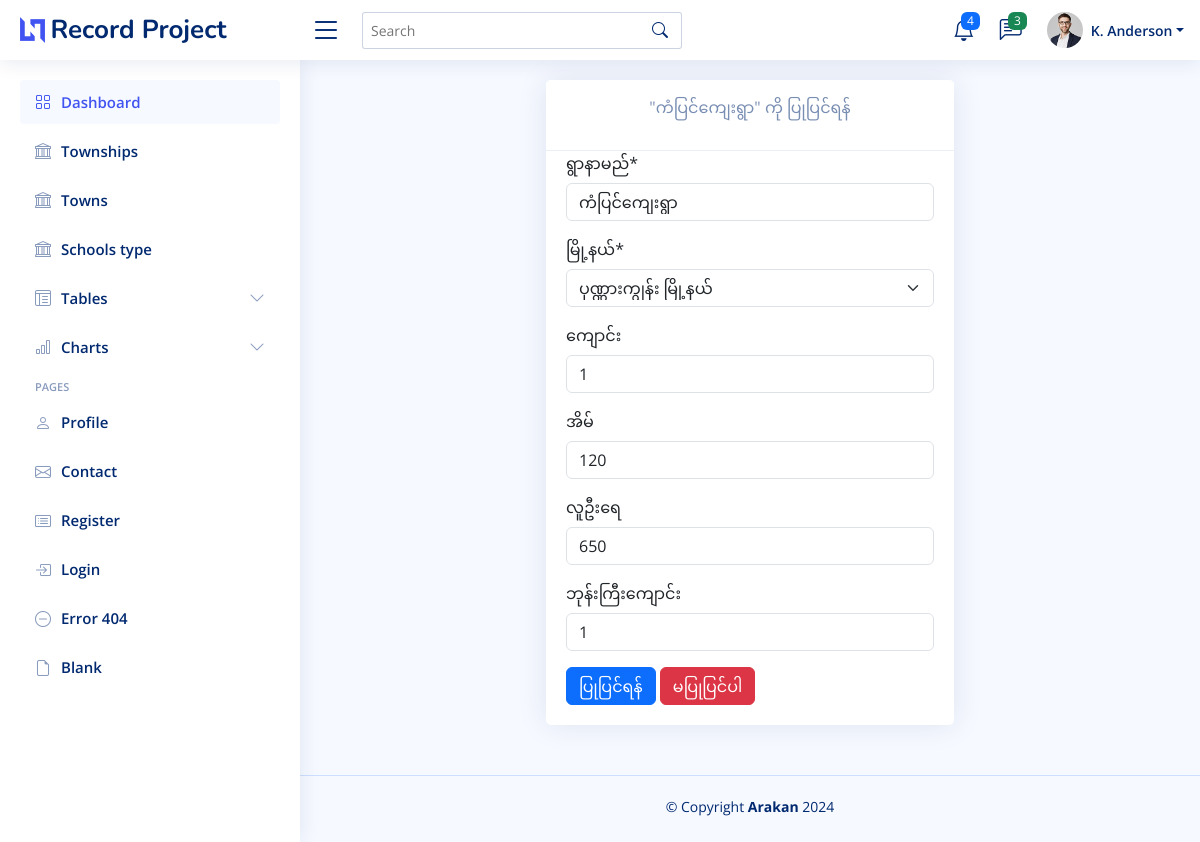
/update_village/1/update, run on an earlier commit of the app's database.
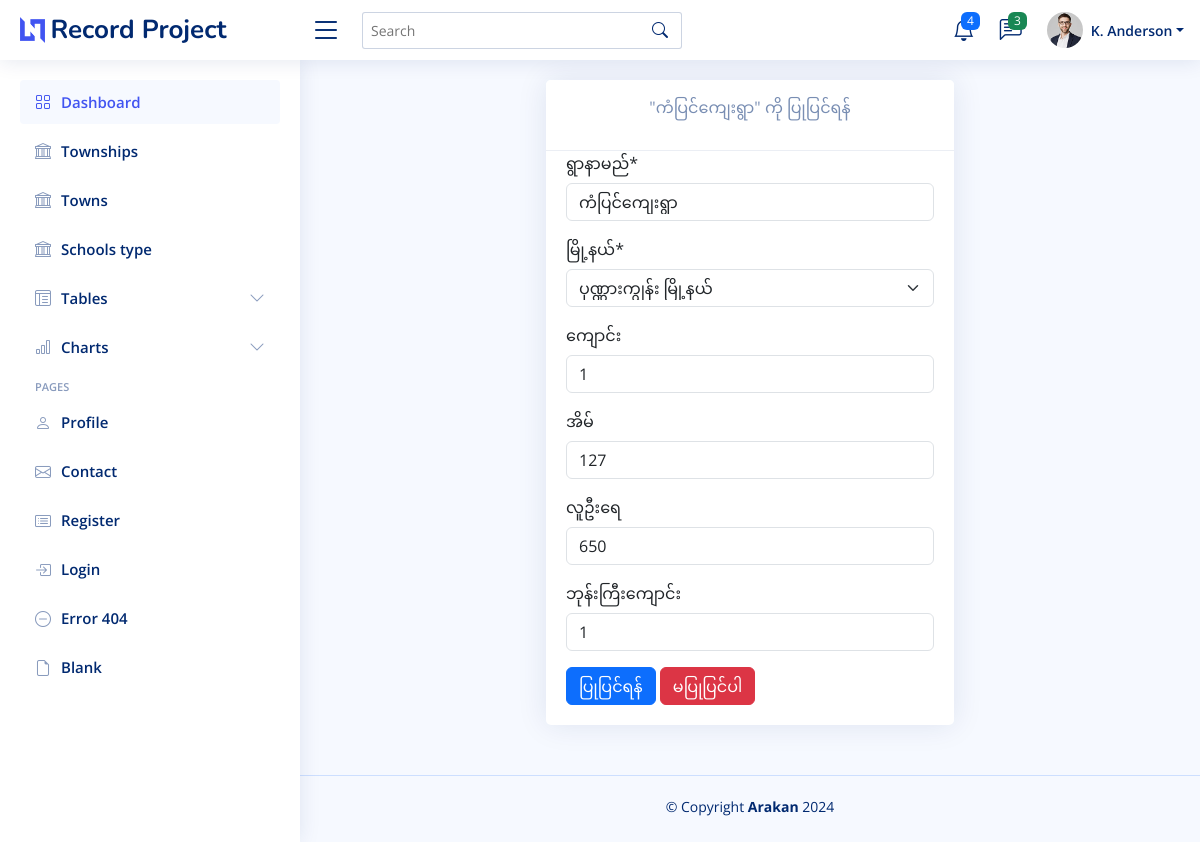
And on a later commit of the database.
### myapp/models.py (models this page shows, shortened)
class Village(models.Model):
    township = models.ForeignKey(Township, on_delete=models.CASCADE)
    schools = models.IntegerField( blank=True)
    houses = models.IntegerField( blank=True)
    populations = models.IntegerField(blank=True)
    monestaries = models.IntegerField( blank=True)
    name = models.CharField(max_length=200)

### myapp/views.py (the view)
# urls.py: path('update_village/<str:pk>/update', views.update_village, name="update_village_page"),
def update_village(request,pk):
    page = 'update_page'
    village = Village.objects.get(id=pk)
    form = VillageForm(instance=village)
    if request.method == 'POST':
        form = VillageForm(request.POST, instance=village)
        if form.is_valid():
            form.save()
        return redirect('township_page')
    context = {
        'form':form,
        'village':village,
        'page':page
    }
    return render(request, 'village/village.html',context)

### myapp/forms.py
class VillageForm(ModelForm):
    class Meta:
        model = Village
        fields = '__all__'
        labels = {
            'township':'မြို့နယ်',
            'schools':'ကျောင်း',
            'houses':'အိမ်',
            'populations':'လူဦးရေ',
            'monestaries':'ဘုန်းကြီးကျောင်း',
            'name':'ရွာနာမည်',
        }
        widgets = {
         'schools':forms.NumberInput(attrs=({'placeholder':'စာသင်ကျောင်းအရီအတွက် ရိုက်ထည့်ပါ'})),
         'houses':forms.NumberInput(attrs=({'placeholder':'အိမ် အရီအတွက် ရိုက်ထည့်ပါ'})),
         'populations':forms.NumberInput(attrs=({'placeholder':'လူဦးရေ အရီအတွက် ရိုက်ထည့်ပါ'})),
         'monestaries':forms.NumberInput(attrs=({'placeholder':'ဘုန်းကြီးကျောင်းအရီအတွက် ရိုက်ထည့်ပါ'})),
         'name':forms.TextInput(attrs=({'placeholder':'ရွာ နာမေ ရိုက်ထည့်ပါ'})),
      }

### myapp/models.py (called while the page is built)
    def __str__(self):
        return self.name

### myapp/templates/village/village.html (shortened to what this page needs)
{% extends "partials/master.html" %}
{% load crispy_forms_tags %}
{% block content %}
{% if page == 'create_page' %}
<main id="main" class="main">
    <section class="section dashboard">
        <div class="row">
            <div class="col col-md-3"></div>
                <div class="col col-md-6">
                    <div class="card">
                        <div class="card-header">
                          <p class='text-center'>ကျေးရွာ အသစ် ထည့်ရန်</p>
                        </div>
                        <div class="card-body">
                           <form method="POST">
                                    {% csrf_token %}
                                        {{ form.name|as_crispy_field }}
                                        {{ form.township|as_crispy_field }}
                                        {{ form.schools|as_crispy_field }}
                              {{form.school_types|as_crispy_field}}
                                        {{ form.houses|as_crispy_field }}
                                        {{ form.populations|as_crispy_field }}
                                        {{ form.monestaries|as_crispy_field }}
                                        <div class="text-center">
                                                <button type="submit" class="btn btn-primary">သိမ်းဆည်းမည်</button>
                                                <button type="reset" class="btn btn-danger" onclick='history.back()'>မသိမ်းပါ</button>
                                        </div>
                            </form>
                        </div>
                    </div>
                </div>
            <div class="col col-md-3"></div>
        </div>
    </section>
</main>
{% elif page == 'update_page' %}
      <main id="main" class="main">
        <section class="section dashboard">
        <div class="row">
            <div class="col col-md-3"></div>
                <div class="col col-md-6">
                    <div class="card">
                      <div class="card-header">
                          <p class='text-center'>"{{ village.name }}" ကို ပြုပြင်ရန်</p>
                      </div>
                        <div class="card-body">
                          <form method="POST">
                              {{form.name|as_crispy_field}}
                              {{form.township|as_crispy_field}}
                              {{form.schools|as_crispy_field}}
                              {{form.houses|as_crispy_field}}
                              {{form.populations|as_crispy_field}}
                              {{form.monestaries|as_crispy_field}}
                              <button type="submit" class="btn btn-primary">ပြုပြင်ရန်</button>
                              <button type="reset" class="btn btn-danger" onclick='history.back()'>မပြုပြင်ပါ</button>
                          </form>
                    </div>
                </div>
            </div>
            <div class="col col-md-3"></div>
        </div>
        </section>
      </main>
{% endif %}
{% endblock content %}

What changed in the data, as far as the page shows it:
changed Village "ပုဏ္ဏားကျွန်း မြို့နယ်": houses "120" → "127"
